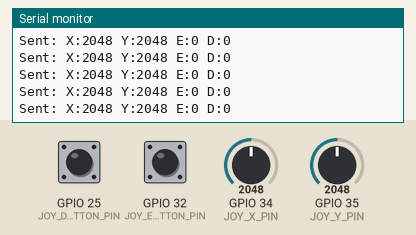
Bench run of a sketch on a simulated ESP32. Parts: the last lines printed to the serial monitor. The test bench sets the inputs (shaded band); at power-on: GPIO 34 (JOY_X_PIN) = 2048, GPIO 35 (JOY_Y_PIN) = 2048, GPIO 25 (JOY_DANCE_BUTTON_PIN) HIGH, GPIO 32 (JOY_EMOJI_BUTTON_PIN) HIGH. WiFi joins after 1.5 s; servers stay silent unless stated.

Above: at 3.7 s.
3.8 s: GPIO 34 (JOY_X_PIN) set to 2866
At 3.81 s:
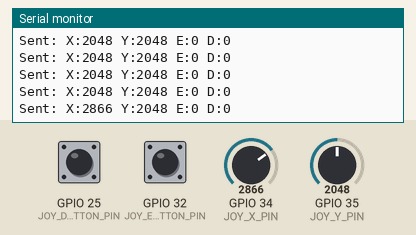
5.3 s: GPIO 35 (JOY_Y_PIN) set to 2866
At 5.31 s:
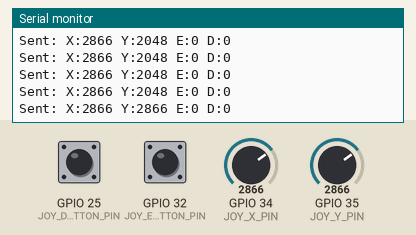
6.8 s: GPIO 25 (JOY_DANCE_BUTTON_PIN) pulled LOW for 0.15 s
At 6.81 s:
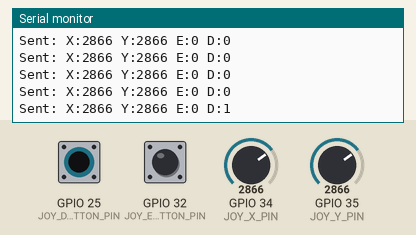
8.4 s: GPIO 32 (JOY_EMOJI_BUTTON_PIN) pulled LOW for 0.15 s
At 8.41 s:
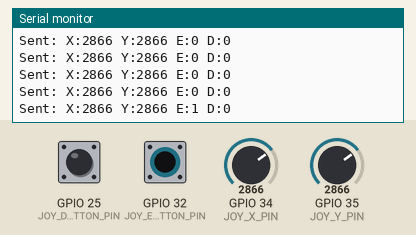
10.0 s: GPIO 34 (JOY_X_PIN) set to 3603
At 10.01 s:
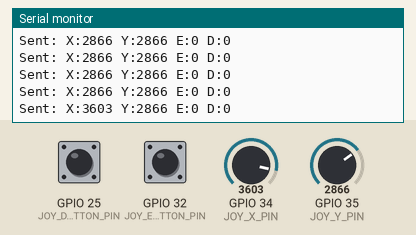
11.5 s: GPIO 25 (JOY_DANCE_BUTTON_PIN) pulled LOW for 1 s
At 11.51 s:
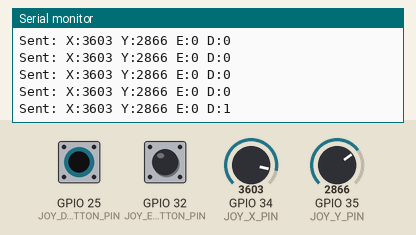
Timing chart, 0 to 14.5 s (numbered marks = the images above; inputs shaded):
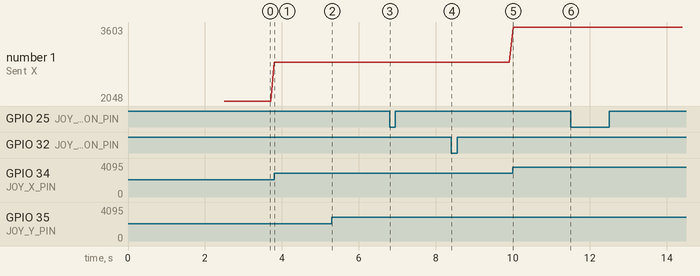

Measured:
- after the input at 3.8 s, the serial monitor: prints a new line at once (image 1)
- after the input at 5.3 s, the serial monitor: prints a new line at once (image 2)
- after the input at 6.8 s, the serial monitor: prints a new line at once (image 3)
- after the input at 8.4 s, the serial monitor: prints a new line at once (image 4)
- after the input at 10.0 s, the serial monitor: prints a new line at once (image 5)
- after the input at 11.5 s, the serial monitor: prints a new line at once (image 6)
- plotted number 1: 2048 → 2866 after the input at 3.8 s, 2866 → 3603 after the input at 10.0 s

The sketch:

controller.ino
```cpp
#include <WiFi.h>
#include <WiFiUdp.h>

// Wireless robot AP settings
const char* ssid = "BattleBotAP";
const char* password = "battlebot123";
IPAddress robotIp(192, 168, 4, 1);
const unsigned int robotPort = 4210;
const unsigned int localPort = 4211;

// Joystick input pins
const int JOY_X_PIN = 34;
const int JOY_Y_PIN = 35;
const int JOY_EMOJI_BUTTON_PIN = 32;
const int JOY_DANCE_BUTTON_PIN = 25;

// Joystick packet settings
const int JOY_CENTER = 2048;
const int JOY_DEADZONE = 150;
const unsigned long SEND_INTERVAL = 100;

WiFiUDP udp;
unsigned long lastSend = 0;

void setup() {
  Serial.begin(115200);
  delay(1000);

  pinMode(JOY_EMOJI_BUTTON_PIN, INPUT_PULLUP);
  pinMode(JOY_DANCE_BUTTON_PIN, INPUT_PULLUP);

  WiFi.mode(WIFI_STA);
  WiFi.begin(ssid, password);

  Serial.print("Connecting to ");
  Serial.print(ssid);
  Serial.println("...");

  while (WiFi.status() != WL_CONNECTED) {
    delay(500);
    Serial.print(".");
  }

  Serial.println();
  Serial.print("Connected. IP: ");
  Serial.println(WiFi.localIP());

  if (udp.begin(localPort) == 1) {
    Serial.print("UDP local port: ");
    Serial.println(localPort);
  } else {
    Serial.println("Failed to start UDP");
  }
}

void loop() {
  unsigned long now = millis();
  if (now - lastSend < SEND_INTERVAL) {
    return;
  }
  lastSend = now;

  int x = analogRead(JOY_X_PIN);
  int y = analogRead(JOY_Y_PIN);
  bool emojiPressed = digitalRead(JOY_EMOJI_BUTTON_PIN) == LOW;
  bool dancePressed = digitalRead(JOY_DANCE_BUTTON_PIN) == LOW;

  // Normalize noisy centered values
  if (abs(x - JOY_CENTER) < JOY_DEADZONE) {
    x = JOY_CENTER;
  }
  if (abs(y - JOY_CENTER) < JOY_DEADZONE) {
    y = JOY_CENTER;
  }

  char packet[64];
  int len = snprintf(packet, sizeof(packet), "X:%d Y:%d E:%d D:%d", x, y, emojiPressed ? 1 : 0, dancePressed ? 1 : 0);
  if (len < 0) {
    return;
  }

  udp.beginPacket(robotIp, robotPort);
  udp.write((uint8_t*)packet, len);
  udp.endPacket();

  Serial.print("Sent: ");
  Serial.println(packet);
}
```
